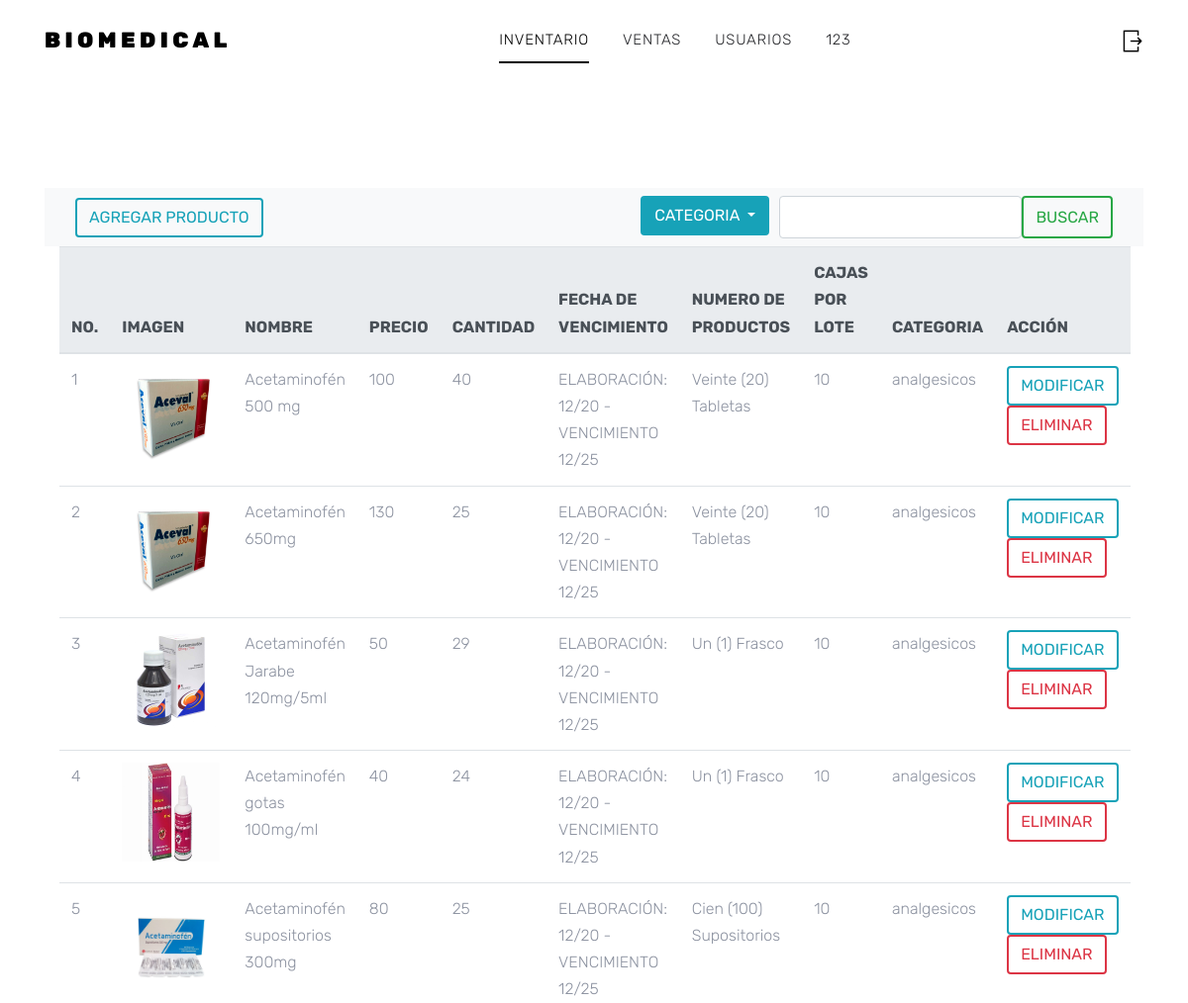
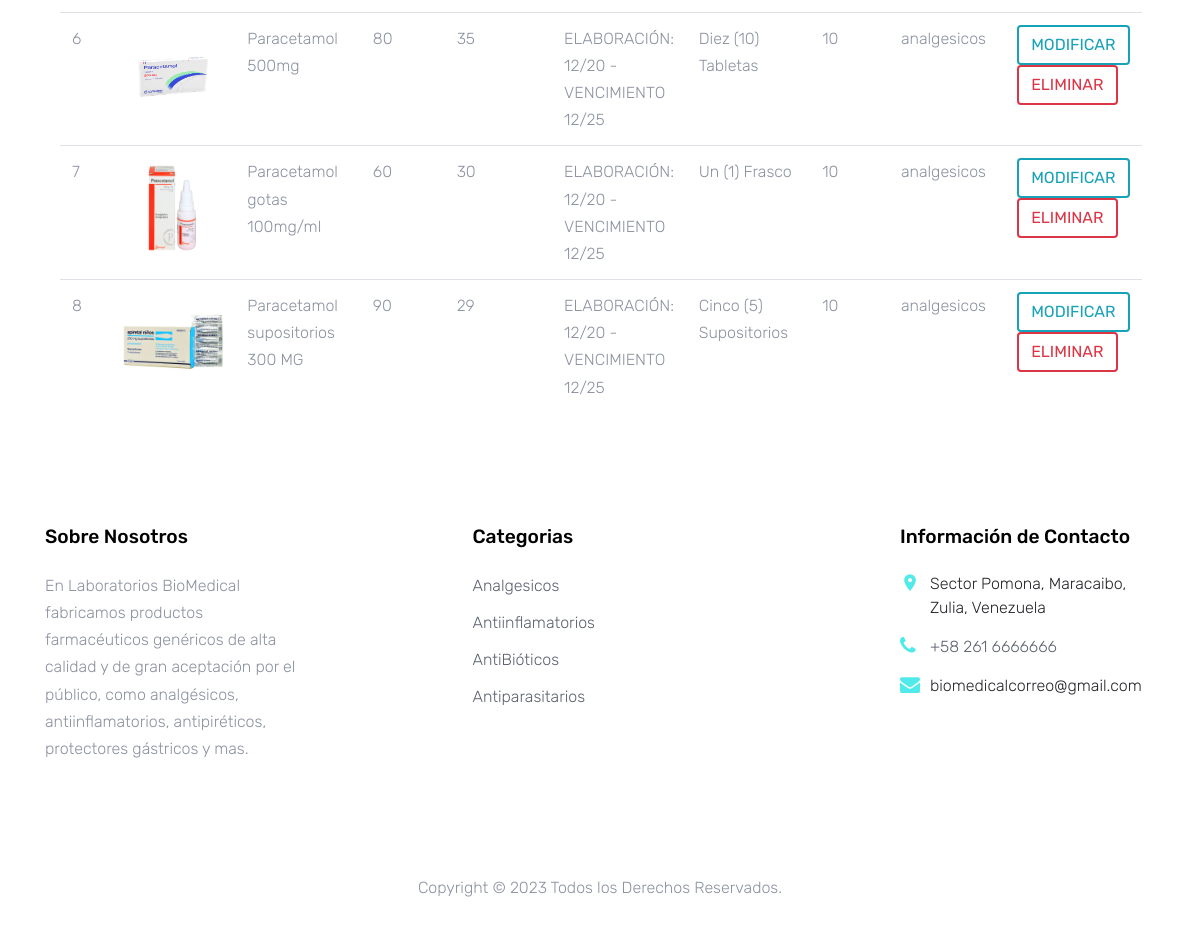
The app's page /filtrado.php?categoria=analgesicos&pagina=1 (signed in) with its own data (2 pictures, top to bottom).
### tables this page shows
CREATE TABLE `usuarios` (
  `id` int(11) NOT NULL,
  `nombre` varchar(20) DEFAULT NULL,
  `rif` int(15) DEFAULT NULL,
  `estado` varchar(30) DEFAULT NULL,
  `telefono` varchar(30) DEFAULT NULL,
  `postal` varchar(30) DEFAULT NULL,
  `email` varchar(50) DEFAULT NULL,
  `foto` varchar(120) NOT NULL,
  `password` varchar(50) NOT NULL,
  `direccion` varchar(50) NOT NULL,
  `Tipo_usuario` int(11) DEFAULT NULL,
  `activacion` int(10) DEFAULT NULL,
  `token` varchar(100) DEFAULT NULL,
  `token_password` varchar(100) DEFAULT NULL,
  `password_request` int(11) DEFAULT NULL,
  `fecha_Registro` timestamp NOT NULL DEFAULT CURRENT_TIMESTAMP ON UPDATE CURRENT_TIMESTAMP
);

CREATE TABLE `productos` (
  `ID` int(11) NOT NULL,
  `nombre` varchar(50) NOT NULL,
  `precio` decimal(50,0) NOT NULL,
  `descripcion` text NOT NULL,
  `imagen` varchar(50) NOT NULL,
  `categoria` varchar(50) NOT NULL,
  `cantidad` int(50) NOT NULL,
  `fecha_vencimiento` varchar(50) NOT NULL,
  `numero_productos` varchar(50) NOT NULL,
  `num_cajas_lote` varchar(50) NOT NULL
);

### filtrado.php (the view, shortened to what this page needs)
<?php include 'global_pdo/conexion.php';
$id_usuario = $_SESSION['usuario']['id'];
if (isset($_GET["table_search"])) {
  $category = $_GET["table_search"];
  $sentencia = $pdo->prepare("SELECT * FROM productos WHERE nombre LIKE '%$category%' or descripcion LIKE '$category%' or categoria LIKE '%$category'");
  $sentencia->execute();
  $listaProductos = $sentencia->fetchALL(PDO::FETCH_ASSOC);
} else if ($_GET["categoria"]) {
  $category = $_GET['categoria'];
  $sql2 = $pdo->prepare("SELECT * FROM productos WHERE categoria='$category'");
  $sql2->execute();
  $listaProductos = $sql2->fetchALL(PDO::FETCH_ASSOC);
}
$sql = $pdo->prepare("SELECT * FROM usuarios where id = $id_usuario");
$sql->execute();
$datos_usuario = $sql->fetch();
?>
<!DOCTYPE html>
<html lang="en">
<head>
  <?php include 'templates/header.php'; ?>
  <div class="main-nav d-none d-lg-block">
    <nav class="site-navigation text-right text-md-center" role="navigation">
      <ul class="site-menu js-clone-nav d-none d-lg-block">
        <li class="active"><a href="home_lab.php">INVENTARIO</a></li>
        <li><a href="ventas_lab.php">VENTAS</a></li>
        <li><a href="usuarios_lab.php">USUARIOS</a></li>
        <li><a href="profile_lab.php"><?php echo $datos_usuario['nombre']; ?></a></li>
    </nav>
  </div>
  <div class="icons">
    <a href="login/salir.php"><img src="images/icons/salir.png" height="25px" width="25px" alt="Cerrar Sesion" style="position: relative; bottom:5%;"></a>
  </div>
  </div>
  </div>
  </div>
  </div>
  <br>
  <br>
  <div class="container">
    <br>
    <br>
    <nav class="navbar navbar-light bg-light">
      <div class="container-fluid">
        <button type="button" class="btn btn-outline-info" data-toggle="modal" data-target="#exampleModal">Agregar Producto</button>
        <form class="d-flex" action="filtrado.php" method="$_GET">
          <div class="dropdown">
            <button class="btn btn-secondary dropdown-toggle btn-info" type="button" id="dropdownMenuButton" data-toggle="dropdown" aria-haspopup="true" aria-expanded="false" style="position:relative; right:8%;">
              Categoria
            </button>
          </div>
          <input class="form-control me-2" type="search" placeholder="" aria-label="Search" name="table_search" id="busqueda">
          <button class="btn btn-outline-success" type="submit">Buscar</button>
        </form>
      </div>
    </nav>
    <div class="table-responsive-md">
      <div class="container">
        <table class="table">
          <thead class="thead-light">
            <tr>
              <th>NO.</th>
              <th>IMAGEN</th>
              <th>NOMBRE</th>
              <th>PRECIO</th>
              <th>CANTIDAD</th>
              <th>FECHA DE VENCIMIENTO</th>
              <th>NUMERO DE PRODUCTOS</th>
              <th>CAJAS POR LOTE</th>
              <th>CATEGORIA</th>
              <th>ACCIÓN</th>
            </tr>
          </thead>
          <tbody>
            <tr>
              <?php foreach ($listaProductos as $producto) { ?>
                <td><?php echo $producto['ID']; ?></td>
                <td><img src="<?php echo $producto['imagen']; ?>" alt="" width="100px" height="100px"></td>
                <td><?php echo $producto['nombre']; ?></td>
                <td><?php echo $producto['precio']; ?></td>
                <td><?php echo $producto['cantidad']; ?></td>
                <td><?php echo $producto['fecha_vencimiento']; ?></td>
                <td><?php echo $producto['numero_productos']; ?></td>
                <td><?php echo $producto['num_cajas_lote']; ?></td>
                <td><?php echo $producto['categoria']; ?></td>
                <td>
                  <form class="form-inline" action="modificar_producto.php" method="get">
                    <input class="btn_search btn btn-outline-info my-2 my-sm-0" value="Modificar" type="submit" data-toggle="modal" data-target="#exampleModal2"></button>
                  </form>
                  <form action="" method="post">
                    <button class="btn btn-outline-danger" value="btnEliminar" type="submit" name="accion">Eliminar</button>
                  </form>
                </td>
            </tr>
          <?php } ?>
          </tbody>
        </table>
      </div>
    </div>
  </div>
  <?php include 'templates/pie.php'; ?>

### css/style.css (style rules this page uses)
body { line-height: 1.7; color: #8c92a0; font-weight: 300; font-size: 16px; }
a { -webkit-transition: .3s all ease; -o-transition: .3s all ease; transition: .3s all ease; }
.btn { -webkit-transition: .3s all ease-in-out; -o-transition: .3s all ease-in-out; transition: .3s all ease-in-out; text-transform: uppercase; border-width: 2px; }
.form-control { height: 43px; }
.site-navbar a { color: #000; }
.site-navbar .site-navigation .site-menu { margin-left: 0; padding-left: 0; margin-bottom: 0; }
.site-navbar .site-navigation .site-menu .active > a { color: #000; position: relative; }
.site-navbar .site-navigation .site-menu .active > a:before { content: ""; position: absolute; left: 10px; right: 10px; height: 2px; background: #000; bottom: 0; }
.site-navbar .site-navigation .site-menu a { text-decoration: none !important; font-size: 15px; display: inline-block; }
.site-navbar .site-navigation .site-menu > li { display: inline-block; padding: 10px 5px; }
.site-navbar .site-navigation .site-menu > li > a { padding: 10px 10px; text-transform: uppercase; letter-spacing: .05em; color: #25262a; font-size: 15px; text-decoration: none !important; }
.site-mobile-menu .site-nav-wrap { padding: 0; margin: 0; list-style: none; position: relative; }
.site-mobile-menu .site-nav-wrap a { padding: 10px 20px; display: block; position: relative; color: #212529; }
.site-mobile-menu .site-nav-wrap li { position: relative; display: block; }
.site-mobile-menu .site-nav-wrap li.active > a { color: #51eaea; }
.site-mobile-menu .site-nav-wrap > li { display: block; position: relative; float: left; width: 100%; }
.site-mobile-menu .site-nav-wrap > li > a { padding-left: 20px; font-size: 20px; }

### records on screen
usuarios: nombre "123"
productos: ID "1", imagen (picture), nombre "Acetaminofén 500 mg", precio "100", cantidad "40", fecha_vencimiento "ELABORACIÓN: 12/20 - VENCIMIENTO 12/25", numero_productos "Veinte (20) Tabletas", num_cajas_lote "10", categoria "analgesicos"
productos: ID "2", nombre "Acetaminofén 650mg", precio "130", cantidad "25", fecha_vencimiento "ELABORACIÓN: 12/20 - VENCIMIENTO 12/25", numero_productos "Veinte (20) Tabletas", num_cajas_lote "10", categoria "analgesicos"
productos: ID "3", shows a picture, nombre "Acetaminofén Jarabe 120mg/5ml", precio "50", cantidad "29", fecha_vencimiento "ELABORACIÓN: 12/20 - VENCIMIENTO 12/25", numero_productos "Un (1) Frasco", num_cajas_lote "10", categoria "analgesicos"
productos: ID "4", shows a picture, nombre "Acetaminofén gotas 100mg/ml", precio "40", cantidad "24", fecha_vencimiento "ELABORACIÓN: 12/20 - VENCIMIENTO 12/25", numero_productos "Un (1) Frasco", num_cajas_lote "10", categoria "analgesicos"
productos: ID "5", shows a picture, nombre "Acetaminofén supositorios 300mg", precio "80", cantidad "25", fecha_vencimiento "ELABORACIÓN: 12/20 - VENCIMIENTO 12/25", numero_productos "Cien (100) Supositorios", num_cajas_lote "10", categoria "analgesicos"
productos: ID "6", shows a picture, nombre "Paracetamol 500mg", precio "80", cantidad "35", fecha_vencimiento "ELABORACIÓN: 12/20 - VENCIMIENTO 12/25", numero_productos "Diez (10) Tabletas", num_cajas_lote "10", categoria "analgesicos"
productos: ID "7", shows a picture, nombre "Paracetamol gotas 100mg/ml", precio "60", cantidad "30", fecha_vencimiento "ELABORACIÓN: 12/20 - VENCIMIENTO 12/25", numero_productos "Un (1) Frasco", num_cajas_lote "10", categoria "analgesicos"
productos: ID "8", shows a picture, nombre "Paracetamol supositorios 300 MG", precio "90", cantidad "29", fecha_vencimiento "ELABORACIÓN: 12/20 - VENCIMIENTO 12/25", numero_productos "Cinco (5) Supositorios", num_cajas_lote "10", categoria "analgesicos"
